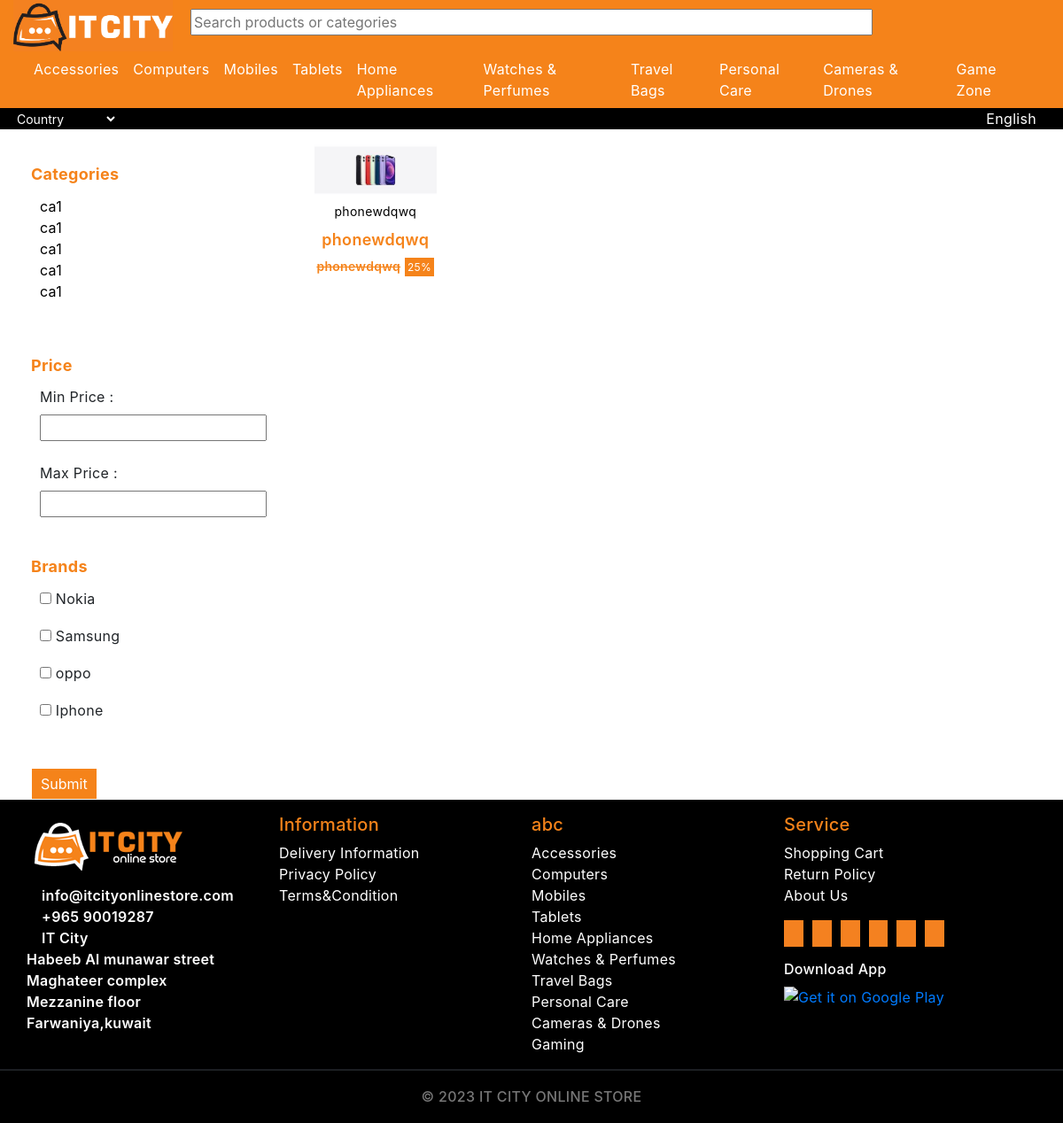
Before: /filter_phone/4/ with the older database file.
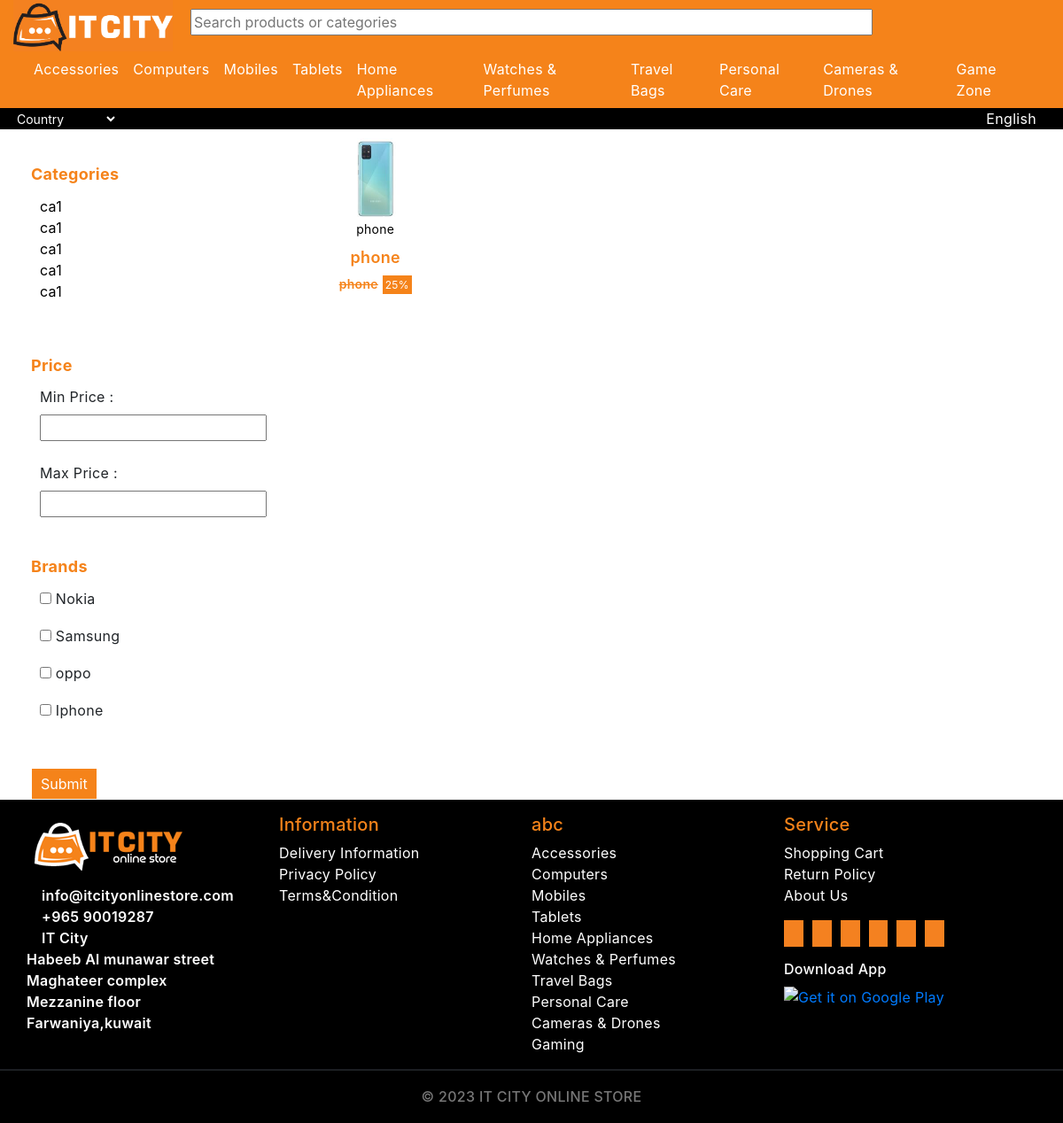
After: the same page with the newer database file.
### store/models.py (models this page shows, shortened)
class Product(models.Model):
    product_name    = models.CharField(max_length=100,unique=True)
    slug            = models.SlugField(max_length=100,unique=True)
    description     = models.TextField(max_length=300,blank = True)
    price           = models.IntegerField()
    images          = models.ImageField(upload_to = 'photos/product')
    images1          = models.ImageField(upload_to = 'photos/product',blank=True,null=True)
    images2          = models.ImageField(upload_to = 'photos/product',blank=True,null=True)
    images3          = models.ImageField(upload_to = 'photos/product',blank=True,null=True)
    stock           = models.IntegerField()
    is_available    = models.BooleanField(default=True)
    brand        = models.ForeignKey(Category,on_delete=models.CASCADE)
    created_date    = models.DateTimeField(auto_now_add=True)
    modified_date   = models.DateTimeField(auto_now=True)
    phone_name    = models.ForeignKey(Sub_Category,on_delete=models.CASCADE)
    def get_url(self):
        return reverse('product_details',args=[self.brand.slug,self.phone_name.slug,self.slug])

### store/views.py (the view)
# urls.py: path('filter_phone/<int:id>/',views.products_page,name='products_page'),
def products_page(request,id):
    product = Product.objects.filter(phone_name=id)
    context ={
        'mobile_phones':product
    }
    return render(request,'store_template/products.html', context)

### templates/store_template/products.html (shortened to what the changed rows need)
{% extends 'base.html' %}
{% load static %}
{%block main-content %}
      <section >
          <div class="row filter-main">
              <div class="col-md-9  ">
                  <div class="row">
                    {% for product in mobile_phones %}
                      <div class="col-md-3 col-sm-6 col-6">
                          <div class='newdesign'>
                          <a href="{{ product.get_url }}">
                        <img style="width:100%;" src="{{product.images.url}}">
                                  <p style="font-size:14px;margin-bottom:0.5rem;">{{product.product_name}}
                                  </p>
                                  <p style="font-weight:600;font-size:18px;color: #f5831a;margin-bottom: 4px;" class="  ">
                                    {{product.product_name}}</p>
                                  <div class="font-body"><span
                                          style="font-weight:600;font-size:14px;color: #f5831a;margin-bottom: 4px;text-decoration: line-through;"
                                          class=" ">{{product.product_name}}</span> <span class=""
                                          style="background-color: #f5831a;font-size: 12px;color: white;padding: 3px;">25%</span>
                                  </div>
                              </a>
                          </div>
                      </div>
                      {% endfor %}
                  </div>
              </div>
          </div>
      </section>
{%endblock main-content%}

Changed rows visible on the page:
removed Product: images (picture), product_name "phonewdqwq"
now on this page (row edited): Product: images (picture), product_name "phone"
